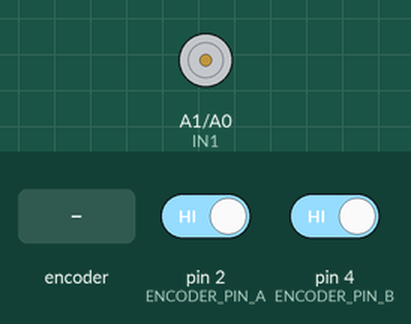
This sketch was run on a simulated Arduino Uno, built with avr-gcc and run on an emulated ATmega328P. Parts: motor-driver pin pairs drawn as motors (green arrow = first pin HIGH = forward, orange = second pin HIGH = backward, longer = more drive, scaled by the enable pin). The test bench sets the inputs (shaded band); at power-on: pin 2 (ENCODER_PIN_A) HIGH, pin 4 (ENCODER_PIN_B) HIGH. What the sketch prints to the serial monitor is not drawn.

Above: at 1.2 s.
1.3 s: rotary encoder on pin 2 (ENCODER_PIN_A) / pin 4 (ENCODER_PIN_B) turned 3 steps (first pin leading)
Timing chart, 0 to 4.3 s (numbered marks = the images above; inputs shaded):
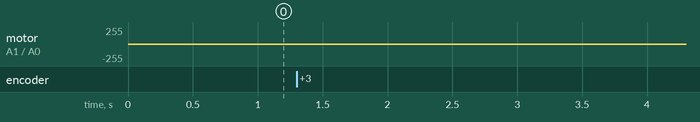

Measured:
- after the input at 1.3 s, motor on A1 (IN1) / A0 (IN2): stopped → backward 1/255 after 0.06 s, → backward 3/255 0.20 s later, → backward 5/255 0.20 s later

The sketch:

codetest.ino
```cpp
#include <LiquidCrystal.h>

// ==========================================
// HARDWARE CONFIGURATION
// ==========================================
#define ENCODER_PIN_A 2
#define ENCODER_PIN_B 4

const int PULSES_PER_REVOLUTION = 360;

// L298 DRIVER
const int IN1 = A1;
const int IN2 = A0;
const int ENA = 3;

// ==========================================
// PID & TRAJECTORY GENERATION
// ==========================================
double targetSetpoint = 0.0;
double currentSetpoint = 0.0;
double maxRampStep = 2.0; // 2.0 RPM/20ms = 100 RPM/s

double PV = 0.0;
double filteredPV = 0.0;
double last_PV = 0.0; // Used to calculate derivative on measurement (PV)

// PID PARAMETERS
double Kp = 1.521;
double Ki = 10.045;
double Kd = 0.0165;

double error = 0;
double integral = 0;
double derivative = 0;

// ==========================================
// TIMER + ENCODER
// ==========================================
volatile long pulseCount = 0;
unsigned long lastTime = 0;
const unsigned long T = 20; // Sampling period: 20 ms

// ==========================================
// INTERRUPT SERVICE ROUTINE (ISR)
// ==========================================
void countPulse()
{
    // Inverted logic to synchronize phase with L298, preventing instability at negative setpoints
    if (digitalRead(ENCODER_PIN_B) == HIGH) {
        pulseCount--;
    } else {
        pulseCount++;
    }
}

// ==========================================
// SETUP
// ==========================================
void setup()
{
    Serial.begin(9600);

    // MOTOR PINS
    pinMode(IN1, OUTPUT);
    pinMode(IN2, OUTPUT);
    pinMode(ENA, OUTPUT);

    // ENCODER PINS
    pinMode(ENCODER_PIN_A, INPUT_PULLUP);
    pinMode(ENCODER_PIN_B, INPUT_PULLUP);

    // Initial state: Motor stopped
    digitalWrite(IN1, LOW);
    digitalWrite(IN2, LOW);
    analogWrite(ENA, 0);

    // INTERRUPT SETUP
    attachInterrupt(digitalPinToInterrupt(ENCODER_PIN_A), countPulse, RISING);

    lastTime = millis();
}

// ==========================================
// MAIN LOOP
// ==========================================
void loop()
{
    // ======================================
    // 1. RECEIVE DATA FROM C#
    // ======================================
    if (Serial.available() > 0)
    {
        String data = Serial.readStringUntil('\n');
        int firstSep = data.indexOf(';');
        int secondSep = data.indexOf(';', firstSep + 1);
        int thirdSep = data.indexOf(';', secondSep + 1);

        if (firstSep > 0 && secondSep > 0 && thirdSep > 0)
        {
            targetSetpoint = data.substring(0, firstSep).toDouble();
            Kp = data.substring(firstSep + 1, secondSep).toDouble();
            Ki = data.substring(secondSep + 1, thirdSep).toDouble();
            Kd = data.substring(thirdSep + 1).toDouble();
        }
    }

    // ======================================
    // 2. PID CONTROL LOOP (Every 20ms)
    // ======================================
    unsigned long now = millis();

    if (now - lastTime >= T)
    {
        double dt = (now - lastTime) / 1000.0;

        // ----------------------------------
        // A. SOFT SETPOINT (RAMP / TRAJECTORY)
        // ----------------------------------
        if (currentSetpoint < targetSetpoint) {
            currentSetpoint += maxRampStep;
            if (currentSetpoint > targetSetpoint) currentSetpoint = targetSetpoint;
        }
        else if (currentSetpoint > targetSetpoint) {
            currentSetpoint -= maxRampStep;
            if (currentSetpoint < targetSetpoint) currentSetpoint = targetSetpoint;
        }

        // ----------------------------------
        // B. READ ENCODER & COMPUTE RPM
        // ----------------------------------
        noInterrupts();
        long pulses = pulseCount;
        pulseCount = 0;
        interrupts();

        double rawPV = (pulses * 60.0) / (PULSES_PER_REVOLUTION * dt);

        // Low-pass filter
        filteredPV = 0.85 * filteredPV + 0.15 * rawPV;
        PV = filteredPV;

        // ----------------------------------
        // C. PID COMPUTATION
        // ----------------------------------
        error = currentSetpoint - PV;

        // Proportional term
        double P_term = Kp * error;

        // Derivative term (Derivative on Measurement to prevent derivative kick)
        derivative = -(PV - last_PV) / dt;
        double D_term = Kd * derivative;

        // Integral term with Clamping Anti-Windup
        double test_output = P_term + (Ki * integral) + D_term;
        bool is_saturated_high = (test_output >= 255) && (error > 0);
        bool is_saturated_low = (test_output <= -255) && (error < 0);

        if (!is_saturated_high && !is_saturated_low)
        {
            integral += error * dt;
        }

        double I_term = Ki * integral;

        // Compute total output
        double output = P_term + I_term + D_term;
        output = constrain(output, -255.0, 255.0);

        int PWM_out = (int)output;

        // ----------------------------------
        // D. DRIVE MOTOR (L298 OUTPUT)
        // ----------------------------------
        if (PWM_out > 0) {
            digitalWrite(IN1, HIGH);
            digitalWrite(IN2, LOW);
            analogWrite(ENA, PWM_out);
        }
        else if (PWM_out < 0) {
            digitalWrite(IN1, LOW);
            digitalWrite(IN2, HIGH);
            analogWrite(ENA, abs(PWM_out));
        }
        else {
            digitalWrite(IN1, LOW);
            digitalWrite(IN2, LOW);
            analogWrite(ENA, 0);
        }

        // ----------------------------------
        // E. UPDATE STATE & SERIAL TELEMETRY
        // ----------------------------------
        last_PV = PV; // Store current PV for the next derivative cycle
        lastTime = now;

        // Output for plotting / telemetry
        Serial.print(currentSetpoint);
        Serial.print(",");
        Serial.println(PV);
    }
}
```
